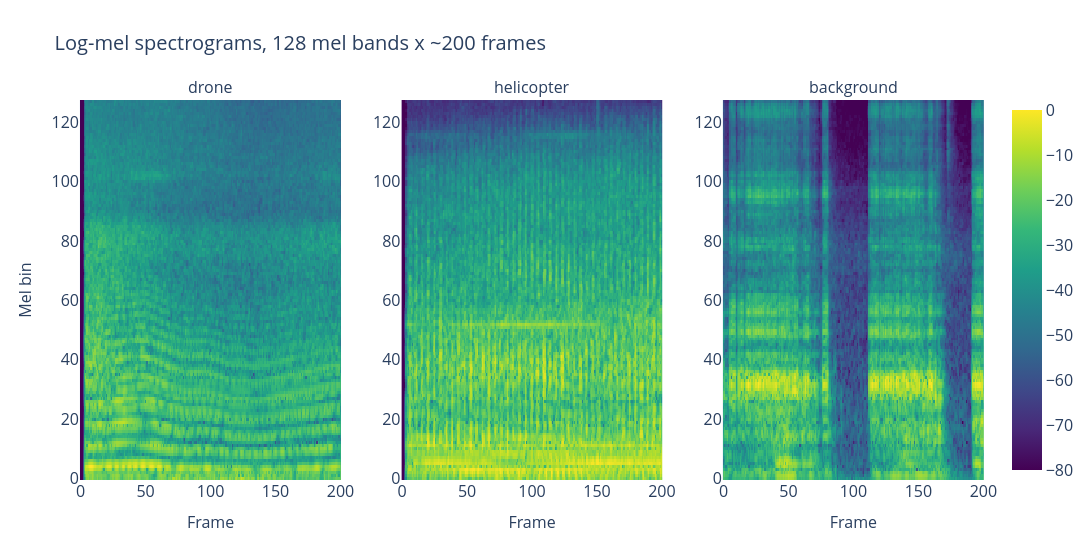

Write notebook code for a chart like this one.
### Code cell
# One example spectrogram per class
fig = make_subplots(rows=1, cols=3, subplot_titles=cfg.CLASSES)

for col, cls in enumerate(cfg.CLASSES, start=1):
    path = svan_df[svan_df["label"] == cls]["path"].iloc[0]
    y = data.load_audio(path)
    seg = data.segment_audio(y)[0]
    spec = data.log_mel_spectrogram(seg)
    fig.add_trace(
        go.Heatmap(z=spec, colorscale="Viridis", showscale=(col == 3)),
        row=1, col=col,
    )

fig.update_layout(title="Log-mel spectrograms, 128 mel bands x ~200 frames", width=1400)
fig.update_xaxes(title_text="Frame")
fig.update_yaxes(title_text="Mel bin", col=1)
fig.write_image("figures/example_spectrograms.png", scale=3)
fig.show()

### Figure 1 — Plotly figure (JSON) as saved in the notebook; plotly's stock layout.template omitted (floating-point values rounded to 4 significant figures; data arrays with more than 128 entries replaced by an {"elided": "..."} marker saying what was removed)
{"data": [{"colorscale": [[0, "#440154"], [0.1111, "#482878"], [0.2222, "#3e4989"], [0.3333, "#31688e"], [0.4444, "#26828e"], [0.5556, "#1f9e89"], [0.6667, "#35b779"], [0.7778, "#6ece58"], [0.8889, "#b5de2b"], [1, "#fde725"]], "showscale": false, "type": "heatmap", "xaxis": "x", "yaxis": "y", "z": {"elided": "128x201 float values"}}, {"colorscale": [[0, "#440154"], [0.1111, "#482878"], [0.2222, "#3e4989"], [0.3333, "#31688e"], [0.4444, "#26828e"], [0.5556, "#1f9e89"], [0.6667, "#35b779"], [0.7778, "#6ece58"], [0.8889, "#b5de2b"], [1, "#fde725"]], "showscale": false, "type": "heatmap", "xaxis": "x2", "yaxis": "y2", "z": {"elided": "128x201 float values"}}, {"colorscale": [[0, "#440154"], [0.1111, "#482878"], [0.2222, "#3e4989"], [0.3333, "#31688e"], [0.4444, "#26828e"], [0.5556, "#1f9e89"], [0.6667, "#35b779"], [0.7778, "#6ece58"], [0.8889, "#b5de2b"], [1, "#fde725"]], "showscale": true, "type": "heatmap", "xaxis": "x3", "yaxis": "y3", "z": {"elided": "128x201 float values"}}], "layout": {"annotations": [{"font": {"size": 16}, "showarrow": false, "text": "drone", "x": 0.1444, "xanchor": "center", "xref": "paper", "y": 1, "yanchor": "bottom", "yref": "paper"}, {"font": {"size": 16}, "showarrow": false, "text": "helicopter", "x": 0.5, "xanchor": "center", "xref": "paper", "y": 1, "yanchor": "bottom", "yref": "paper"}, {"font": {"size": 16}, "showarrow": false, "text": "background", "x": 0.8556, "xanchor": "center", "xref": "paper", "y": 1, "yanchor": "bottom", "yref": "paper"}], "title": {"text": "Log-mel spectrograms, 128 mel bands x ~200 frames"}, "width": 1400, "xaxis": {"anchor": "y", "domain": [0, 0.2889], "title": {"text": "Frame"}}, "xaxis2": {"anchor": "y2", "domain": [0.3556, 0.6444], "title": {"text": "Frame"}}, "xaxis3": {"anchor": "y3", "domain": [0.7111, 1], "title": {"text": "Frame"}}, "yaxis": {"anchor": "x", "domain": [0, 1], "title": {"text": "Mel bin"}}, "yaxis2": {"anchor": "x2", "domain": [0, 1]}, "yaxis3": {"anchor": "x3", "domain": [0, 1]}}}
